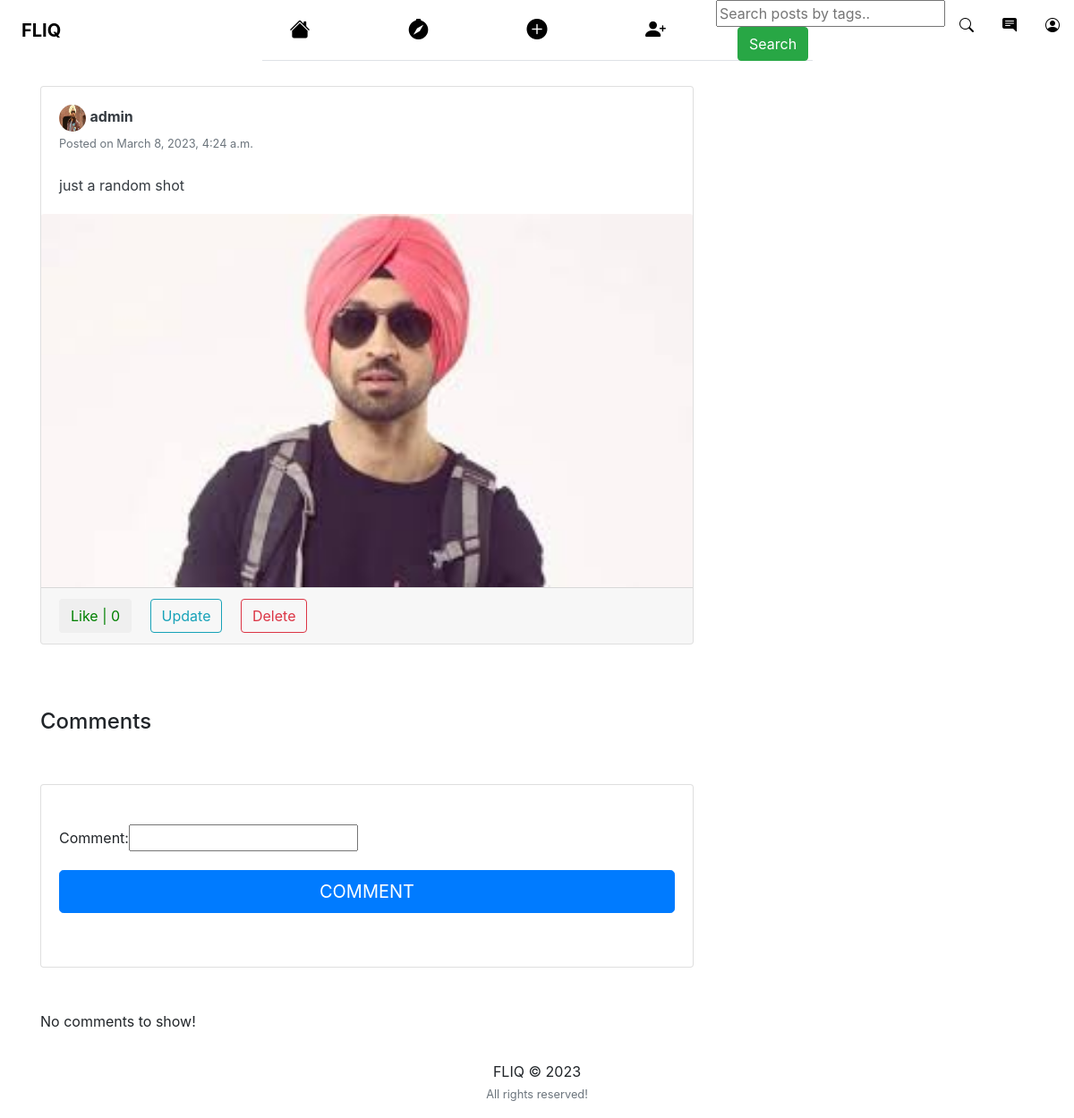
/post/3/ (signed in), run on an earlier commit of the app's database.
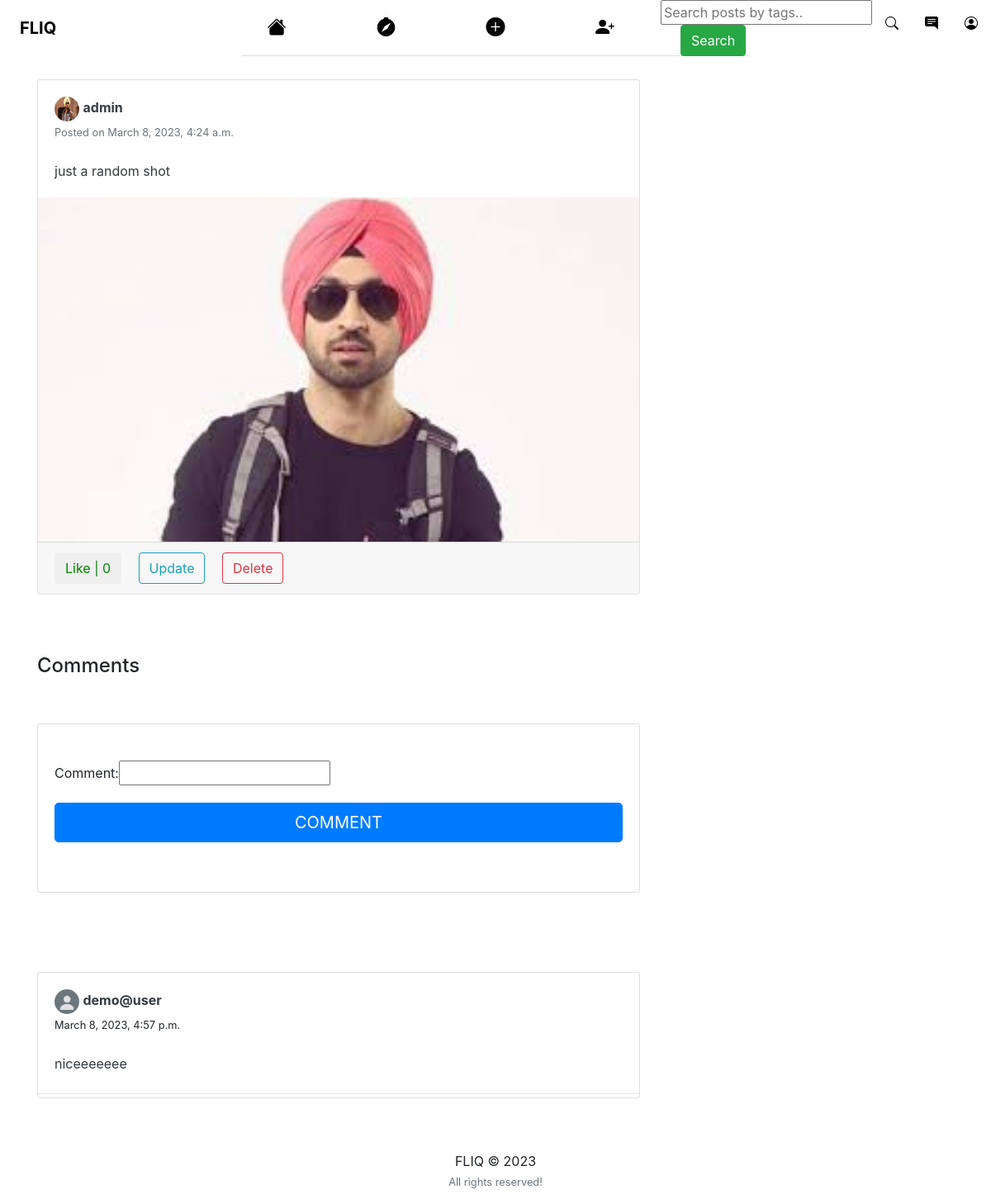
And on a later commit of the database.
### feed/models.py (models this page shows)
class Comments(models.Model):
	post = models.ForeignKey(Post, related_name='details', on_delete=models.CASCADE)
	username = models.ForeignKey(User, related_name='details', on_delete=models.CASCADE)
	comment = models.CharField(max_length=255)
	comment_date = models.DateTimeField(default=timezone.now)

### users/models.py (models this page shows, shortened)
class Profile(models.Model):
	user = models.OneToOneField(User, on_delete=models.CASCADE)
	name = models.CharField(max_length=30)
	image = models.ImageField(default='default.png', upload_to='profile_pics')
	slug = AutoSlugField(populate_from='user')
	bio = models.CharField(max_length=255, blank=True)
	link = models.CharField(max_length=255, blank=True)
	friends = models.ManyToManyField("Profile", blank=True)
	def get_absolute_url(self):
		return "/users/{}".format(self.slug)

### feed/views.py (the view)
# urls.py: path('post/<int:pk>/', views.post_detail, name='post-detail'),
@login_required
def post_detail(request, pk):
	post = get_object_or_404(Post, pk=pk)
	user = request.user
	is_liked =  Like.objects.filter(user=user, post=post)
	if request.method == 'POST':
		form = NewCommentForm(request.POST)
		if form.is_valid():
			data = form.save(commit=False)
			data.post = post
			data.username = user
			data.save()
			return redirect('post-detail', pk=pk)
	else:
		form = NewCommentForm()
	return render(request, 'feed/post_detail.html', {'post':post, 'is_liked':is_liked, 'form':form})

### feed/forms.py
class NewCommentForm(forms.ModelForm):
	class Meta:
		model = Comments
		fields = ['comment']

### feed/templates/feed/post_detail.html (shortened to what this page needs)
{% extends "feed/layout.html" %} {% load static %} {% load crispy_forms_tags %}
{% block searchform %}
<form
  class="form-inline my-2 my-lg-0 ml-5"
  action="{% url 'search_posts' %}"
  method="get"
>
  <input name="p" type="text" placeholder="Search posts by tags.." />
  <button class="btn btn-success my-2 my-sm-0 ml-4" type="submit">
    Search
  </button>
</form>
{% endblock searchform %} {% block content %}
<div class="container">
  <div class="row">
    <div class="col-md-8">
      <div class="card card-signin my-5">
        <div class="card-body">
          <a href="{{ post.user_name.profile.get_absolute_url }}"
            ><img
              src="{{ post.user_name.profile.image.url }}"
              class="rounded-circle"
              width="30"
              height="30"
              alt=""
          /></a>
          <a
            class="text-dark"
            href="{{ post.user_name.profile.get_absolute_url }}"
            ><b>{{ post.user_name }}</b></a
          >
          <br /><small class="text-muted"
            >Posted on {{ post.date_posted }}</small
          >
          <br /><br />
          <p class="card-text text-dark">{{ post.description }}</p>
        </div>
        <a href="{{ post.pic.url }}"
          ><img class="card-img-top" src="{{ post.pic.url }}" alt=""
        /></a>
        <div class="card-footer">
          <button class="btn btn-white mr-3 like" id="{{ post.id }}">
            {% if is_liked %}
            <a
              href="{% url 'post-like' %}"
              style="color: red"
              id="likebtn{{ post.id }}"
            >
              Unlike | {{post.likes.count}}</a
            >
            {% else %}
            <a
              href="{% url 'post-like' %}"
              style="color: green"
              id="likebtn{{ post.id }}"
            >
              Like | {{post.likes.count}}</a
            >
            {% endif %}
          </button>
          {% if post.user_name == user %}
          <a
            class="btn btn-outline-info mr-3"
            href="{% url 'post-update' post.id %}"
            >Update</a
          >
          <a
            class="btn btn-outline-danger"
            href="{% url 'post-delete' post.id %}"
            >Delete</a
          >
          {% endif %}
        </div>
      </div>
    </div>
  </div>
  <br />
  <h4>Comments</h4>
  <div class="row">
    <div class="col-md-8">
      <div class="card card-signin my-5">
        <div class="card-body">
          <form class="form-signin" method="POST" id="post-form">
            <fieldset class="form-group">
              <br />
              {{ form }}
            </fieldset>
            <div class="form-group">
              <button
                class="btn btn-lg btn-primary btn-block text-uppercase"
                type="submit"
              >
                Comment</button
              ><br />
            </div>
          </form>
        </div>
      </div>
    </div>
  </div>
  <div class="row">
    <div class="col-md-8">
      {% if post.details.all %}
      <div class="card card-signin my-5">
        {% for detail in post.details.all %}
        <div class="card-body">
          <a href="{{ detail.username.profile.get_absolute_url }}">
            <img
              src="{{ detail.username.profile.image.url }}"
              class="rounded-circle"
              width="30"
              height="30"
              alt=""
            />
          </a>
          <a
            class="text-dark"
            href="{{ detail.username.profile.get_absolute_url }}"
            ><b>{{ detail.username }}</b></a
          >
          <br /><small>{{ detail.comment_date }}</small><br /><br />
          <p class="card-text text-dark">{{ detail.comment }}</p>
        </div>
        <hr class="my-1" />
        {% endfor %}
      </div>
      {% else %}
      <p>No comments to show!</p>
      {% endif %}
    </div>
  </div>
</div>
{% endblock content %}

What changed in the data, as far as the page shows it:
added Comments: username.profile.image (placeholder picture), username "demo@user", comment_date "March 8, 2023, 4:57 p.m.", comment "niceeeeeee"
Also different on the page:
text no longer shown: "No comments to show!"
